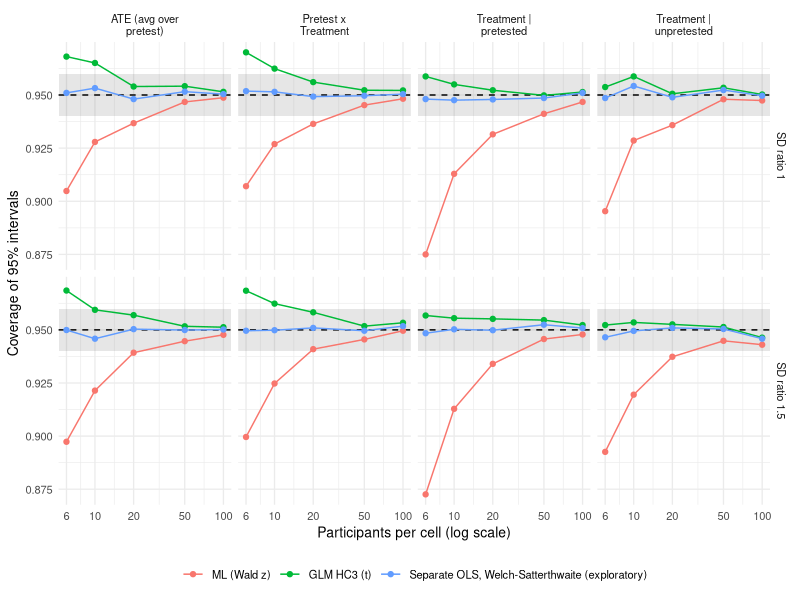

Here is the R script that generated this plot:
## ---- chunk 1
knitr::opts_chunk$set(collapse = TRUE, comment = "#>", echo = FALSE,
                      fig.width = 8, fig.height = 5)
library(ggplot2)

performance <- utils::read.csv("ml-validation/performance.csv")
run <- utils::read.csv("ml-validation/run-information.csv")

contrast_levels <- c(
  "ATE (avg over pretest)",
  "Pretest x Treatment",
  "Treatment | pretested",
  "Treatment | unpretested"
)
method_levels <- c(
  "ML (Wald z)",
  "GLM HC3 (t)",
  "Separate OLS, Welch-Satterthwaite (exploratory)"
)

performance$contrast <- factor(performance$contrast, contrast_levels)
performance$method <- factor(performance$method, method_levels)

# Tolerances declared in the protocol before any results were examined.
performance$bias_ok <- abs(performance$bias) <= 2 * performance$mcse_bias
performance$coverage_ok <- performance$coverage >= 0.94 & performance$coverage <= 0.96
performance$se_ok <- abs(performance$relative_se_error) <= 5
performance$type1_ok <- with(
  performance,
  ifelse(contrast == "Pretest x Treatment" & sensitization == 0,
         rejection >= 0.04 & rejection <= 0.06, TRUE)
)
performance$failures_ok <- performance$n_failed == 0
performance$all_ok <- with(
  performance,
  bias_ok & coverage_ok & se_ok & type1_ok & failures_ok
)

wide_by_cell_size <- function(data, value, fmt) {
  data <- data[, c("method", "n_cell", value)]
  wide <- reshape(data, idvar = "method", timevar = "n_cell", direction = "wide")
  wide <- wide[order(wide$method), ]
  cells <- sort(unique(data$n_cell))
  out <- data.frame(Method = as.character(wide$method), check.names = FALSE)
  for (n in cells) {
    out[[paste("n =", n)]] <- fmt(wide[[paste(value, n, sep = ".")]])
  }
  out
}
## ---- chunk 2
failures <- aggregate(
  n_failed ~ method,
  data = performance[performance$contrast == contrast_levels[1], ],
  FUN = sum
)
names(failures) <- c("Method", "Failed fits across all scenarios")
knitr::kable(failures)
## ---- chunk 3
coverage <- aggregate(
  coverage ~ method + contrast + n_cell + sd_ratio,
  data = performance,
  FUN = mean
)
coverage$sd_ratio <- factor(paste("SD ratio", coverage$sd_ratio))

ggplot(coverage, aes(n_cell, coverage, colour = method)) +
  annotate("rect", xmin = 0, xmax = Inf, ymin = 0.94, ymax = 0.96, alpha = 0.15) +
  geom_hline(yintercept = 0.95, linetype = "dashed") +
  geom_line() +
  geom_point() +
  scale_x_log10(breaks = c(6, 10, 20, 50, 100)) +
  facet_grid(sd_ratio ~ contrast, labeller = label_wrap_gen(width = 18)) +
  labs(x = "Participants per cell (log scale)",
       y = "Coverage of 95% intervals", colour = NULL) +
  theme_minimal(base_size = 10) +
  theme(legend.position = "bottom")
## ---- chunk 4
mean_coverage <- aggregate(coverage ~ method + n_cell, data = performance, FUN = mean)
knitr::kable(
  wide_by_cell_size(mean_coverage, "coverage", function(x) sprintf("%.3f", x)),
  caption = "Mean coverage across scenarios and contrasts"
)

lowest_coverage <- aggregate(coverage ~ method + n_cell, data = performance, FUN = min)
knitr::kable(
  wide_by_cell_size(lowest_coverage, "coverage", function(x) sprintf("%.3f", x)),
  caption = "Lowest coverage across scenarios and contrasts"
)
## ---- chunk 5
bias_summary <- data.frame(
  Method = method_levels,
  `Largest absolute bias` = sprintf(
    "%.3f", tapply(abs(performance$bias), performance$method, max)[method_levels]
  ),
  `Estimates beyond 2 MCSE` = sprintf(
    "%d of %d",
    as.integer(tapply(!performance$bias_ok, performance$method, sum)[method_levels]),
    as.integer(table(performance$method)[method_levels])
  ),
  check.names = FALSE
)
knitr::kable(bias_summary)
## ---- chunk 6
relative_se <- aggregate(relative_se_error ~ method + n_cell, data = performance, FUN = mean)
knitr::kable(
  wide_by_cell_size(relative_se, "relative_se_error", function(x) sprintf("%+.1f%%", x)),
  caption = "Mean relative error of model-based standard errors"
)
## ---- chunk 7
null <- performance[performance$contrast == "Pretest x Treatment" & performance$sensitization == 0, ]
type1 <- aggregate(rejection ~ method + n_cell, data = null, FUN = mean)
knitr::kable(
  wide_by_cell_size(type1, "rejection", function(x) sprintf("%.3f", x)),
  caption = "Rejection rate of the Pretest x Treatment test with no sensitization (nominal .05)"
)
## ---- chunk 8
scenario_ok <- aggregate(all_ok ~ method + scenario + n_cell, data = performance, FUN = all)
meeting <- aggregate(all_ok ~ method + n_cell, data = scenario_ok, FUN = sum)
totals <- aggregate(all_ok ~ method + n_cell, data = scenario_ok, FUN = length)
meeting$all_ok <- sprintf("%d of %d", meeting$all_ok, totals$all_ok)
knitr::kable(
  wide_by_cell_size(meeting, "all_ok", identity),
  caption = "Scenarios in which all four contrasts meet every tolerance"
)
